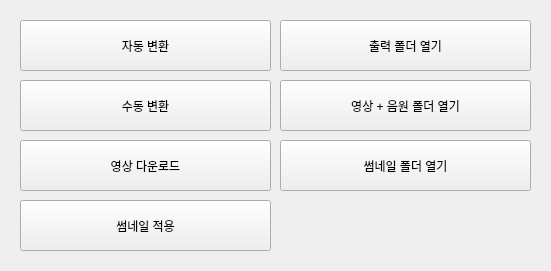
<?xml version="1.0" encoding="UTF-8"?>
<ui version="4.0">
 <class>MainWindow</class>
 <widget class="QMainWindow" name="MainWindow">
  <property name="geometry">
   <rect>
    <x>0</x>
    <y>0</y>
    <width>551</width>
    <height>271</height>
   </rect>
  </property>
  <property name="windowTitle">
   <string>MainWindow</string>
  </property>
  <property name="styleSheet">
   <string notr="true"/>
  </property>
  <widget class="QWidget" name="centralwidget">
   <widget class="QPushButton" name="btn_auto">
    <property name="geometry">
     <rect>
      <x>20</x>
      <y>20</y>
      <width>251</width>
      <height>51</height>
     </rect>
    </property>
    <property name="styleSheet">
     <string notr="true">*{
border-bottom-color: qlineargradient(spread:pad, x1:0, y1:0, x2:1, y2:0, stop:0 rgba(0, 0, 0, 255), stop:1 rgba(255, 255, 255, 255));
}</string>
    </property>
    <property name="text">
     <string>자동 변환</string>
    </property>
   </widget>
   <widget class="QPushButton" name="btn_manual">
    <property name="geometry">
     <rect>
      <x>20</x>
      <y>80</y>
      <width>251</width>
      <height>51</height>
     </rect>
    </property>
    <property name="text">
     <string>수동 변환</string>
    </property>
   </widget>
   <widget class="QPushButton" name="btn_download">
    <property name="geometry">
     <rect>
      <x>20</x>
      <y>140</y>
      <width>251</width>
      <height>51</height>
     </rect>
    </property>
    <property name="text">
     <string>영상 다운로드</string>
    </property>
   </widget>
   <widget class="QPushButton" name="btn_apply_thumb">
    <property name="geometry">
     <rect>
      <x>20</x>
      <y>200</y>
      <width>251</width>
      <height>51</height>
     </rect>
    </property>
    <property name="text">
     <string>썸네일 적용</string>
    </property>
   </widget>
   <widget class="QPushButton" name="btn_open_thumb">
    <property name="geometry">
     <rect>
      <x>280</x>
      <y>140</y>
      <width>251</width>
      <height>51</height>
     </rect>
    </property>
    <property name="styleSheet">
     <string notr="true">*{
border-bottom-color: qlineargradient(spread:pad, x1:0, y1:0, x2:1, y2:0, stop:0 rgba(0, 0, 0, 255), stop:1 rgba(255, 255, 255, 255));
}</string>
    </property>
    <property name="text">
     <string>썸네일 폴더 열기</string>
    </property>
   </widget>
   <widget class="QPushButton" name="btn_open_output">
    <property name="geometry">
     <rect>
      <x>280</x>
      <y>20</y>
      <width>251</width>
      <height>51</height>
     </rect>
    </property>
    <property name="styleSheet">
     <string notr="true">*{
border-bottom-color: qlineargradient(spread:pad, x1:0, y1:0, x2:1, y2:0, stop:0 rgba(0, 0, 0, 255), stop:1 rgba(255, 255, 255, 255));
}</string>
    </property>
    <property name="text">
     <string>출력 폴더 열기</string>
    </property>
   </widget>
   <widget class="QPushButton" name="btn_open_source">
    <property name="geometry">
     <rect>
      <x>280</x>
      <y>80</y>
      <width>251</width>
      <height>51</height>
     </rect>
    </property>
    <property name="styleSheet">
     <string notr="true">*{
border-bottom-color: qlineargradient(spread:pad, x1:0, y1:0, x2:1, y2:0, stop:0 rgba(0, 0, 0, 255), stop:1 rgba(255, 255, 255, 255));
}</string>
    </property>
    <property name="text">
     <string>영상 + 음원 폴더 열기</string>
    </property>
   </widget>
  </widget>
 </widget>
 <resources/>
 <connections>
  <connection>
   <sender>btn_auto</sender>
   <signal>clicked()</signal>
   <receiver>MainWindow</receiver>
   <slot>auto_convert()</slot>
   <hints>
    <hint type="sourcelabel">
     <x>270</x>
     <y>34</y>
    </hint>
    <hint type="destinationlabel">
     <x>374</x>
     <y>43</y>
    </hint>
   </hints>
  </connection>
  <connection>
   <sender>btn_manual</sender>
   <signal>clicked()</signal>
   <receiver>MainWindow</receiver>
   <slot>manual_convert()</slot>
   <hints>
    <hint type="sourcelabel">
     <x>270</x>
     <y>89</y>
    </hint>
    <hint type="destinationlabel">
     <x>379</x>
     <y>95</y>
    </hint>
   </hints>
  </connection>
  <connection>
   <sender>btn_download</sender>
   <signal>clicked()</signal>
   <receiver>MainWindow</receiver>
   <slot>download_video()</slot>
   <hints>
    <hint type="sourcelabel">
     <x>270</x>
     <y>155</y>
    </hint>
    <hint type="destinationlabel">
     <x>375</x>
     <y>156</y>
    </hint>
   </hints>
  </connection>
  <connection>
   <sender>btn_apply_thumb</sender>
   <signal>clicked()</signal>
   <receiver>MainWindow</receiver>
   <slot>apply_thumbnail()</slot>
   <hints>
    <hint type="sourcelabel">
     <x>270</x>
     <y>211</y>
    </hint>
    <hint type="destinationlabel">
     <x>374</x>
     <y>221</y>
    </hint>
   </hints>
  </connection>
  <connection>
   <sender>btn_open_output</sender>
   <signal>clicked()</signal>
   <receiver>MainWindow</receiver>
   <slot>open_output()</slot>
   <hints>
    <hint type="sourcelabel">
     <x>485</x>
     <y>49</y>
    </hint>
    <hint type="destinationlabel">
     <x>551</x>
     <y>46</y>
    </hint>
   </hints>
  </connection>
  <connection>
   <sender>btn_open_source</sender>
   <signal>clicked()</signal>
   <receiver>MainWindow</receiver>
   <slot>open_source()</slot>
   <hints>
    <hint type="sourcelabel">
     <x>507</x>
     <y>88</y>
    </hint>
    <hint type="destinationlabel">
     <x>550</x>
     <y>96</y>
    </hint>
   </hints>
  </connection>
  <connection>
   <sender>btn_open_thumb</sender>
   <signal>clicked()</signal>
   <receiver>MainWindow</receiver>
   <slot>open_thumb()</slot>
   <hints>
    <hint type="sourcelabel">
     <x>511</x>
     <y>163</y>
    </hint>
    <hint type="destinationlabel">
     <x>549</x>
     <y>170</y>
    </hint>
   </hints>
  </connection>
 </connections>
 <slots>
  <slot>auto_convert()</slot>
  <slot>manual_convert()</slot>
  <slot>download_video()</slot>
  <slot>apply_thumbnail()</slot>
  <slot>open_output()</slot>
  <slot>open_source()</slot>
  <slot>open_thumb()</slot>
 </slots>
</ui>
